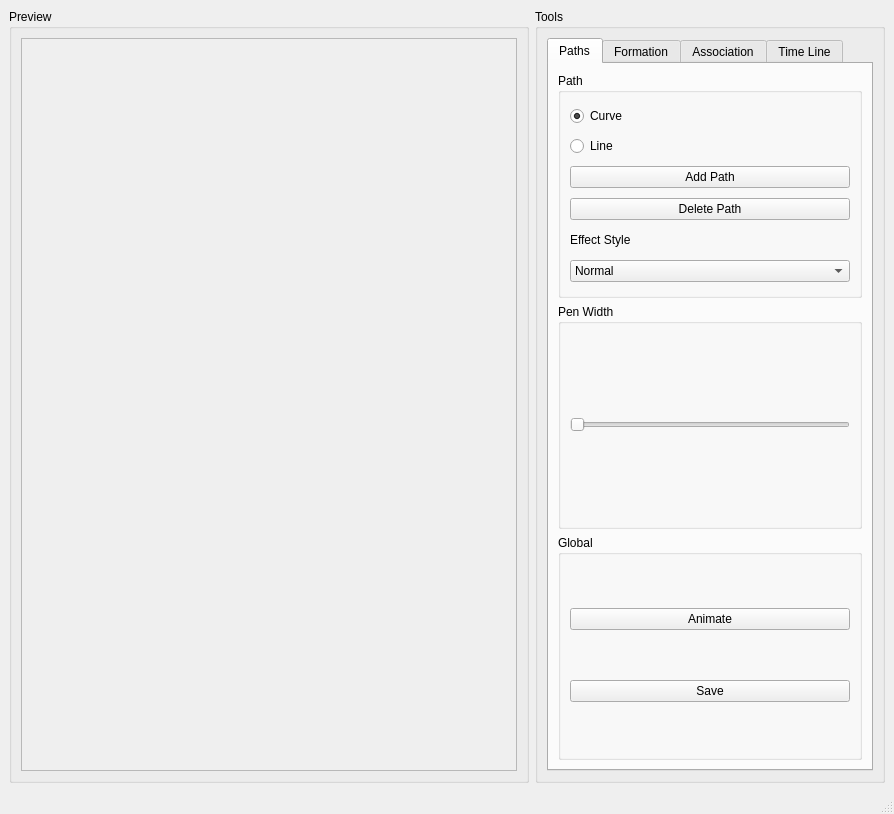
<ui version="4.0" >
 <class>MainWindow</class>
 <widget class="QMainWindow" name="MainWindow" >
  <property name="geometry" >
   <rect>
    <x>0</x>
    <y>0</y>
    <width>894</width>
    <height>814</height>
   </rect>
  </property>
  <property name="windowTitle" >
   <string>MainWindow</string>
  </property>
  <widget class="QWidget" name="centralwidget" >
   <property name="geometry" >
    <rect>
     <x>0</x>
     <y>21</y>
     <width>894</width>
     <height>774</height>
    </rect>
   </property>
   <layout class="QHBoxLayout" >
    <item>
     <widget class="QGroupBox" name="Preview" >
      <property name="title" >
       <string>Preview</string>
      </property>
      <layout class="QGridLayout" >
       <item row="0" column="0" >
        <widget class="QScrollArea" name="PreviewArea" >
         <property name="widgetResizable" >
          <bool>false</bool>
         </property>
        </widget>
       </item>
      </layout>
     </widget>
    </item>
    <item>
     <widget class="QGroupBox" name="ToolBox" >
      <property name="maximumSize" >
       <size>
        <width>350</width>
        <height>16777215</height>
       </size>
      </property>
      <property name="baseSize" >
       <size>
        <width>100</width>
        <height>0</height>
       </size>
      </property>
      <property name="title" >
       <string>Tools</string>
      </property>
      <layout class="QVBoxLayout" >
       <item>
        <widget class="QTabWidget" name="ToolsTabs" >
         <property name="currentIndex" >
          <number>0</number>
         </property>
         <widget class="QWidget" name="tab" >
          <property name="geometry" >
           <rect>
            <x>0</x>
            <y>0</y>
            <width>324</width>
            <height>695</height>
           </rect>
          </property>
          <attribute name="title" >
           <string>Paths</string>
          </attribute>
          <layout class="QVBoxLayout" name="verticalLayout" >
           <item>
            <widget class="QGroupBox" name="PathGroup" >
             <property name="title" >
              <string>Path</string>
             </property>
             <layout class="QVBoxLayout" >
              <item>
               <widget class="QRadioButton" name="Curve" >
                <property name="text" >
                 <string>Curve</string>
                </property>
                <property name="checked" >
                 <bool>true</bool>
                </property>
               </widget>
              </item>
              <item>
               <widget class="QRadioButton" name="Line" >
                <property name="text" >
                 <string>Line</string>
                </property>
               </widget>
              </item>
              <item>
               <widget class="QPushButton" name="Path_Add" >
                <property name="text" >
                 <string>Add Path</string>
                </property>
               </widget>
              </item>
              <item>
               <widget class="QPushButton" name="Path_Delete" >
                <property name="text" >
                 <string>Delete Path</string>
                </property>
               </widget>
              </item>
              <item>
               <widget class="QLabel" name="label_3" >
                <property name="maximumSize" >
                 <size>
                  <width>16777215</width>
                  <height>20</height>
                 </size>
                </property>
                <property name="text" >
                 <string>Effect Style</string>
                </property>
               </widget>
              </item>
              <item>
               <widget class="QComboBox" name="Path_EffectStyle" >
                <item>
                 <property name="text" >
                  <string>Normal</string>
                 </property>
                </item>
                <item>
                 <property name="text" >
                  <string>Fixed</string>
                 </property>
                </item>
                <item>
                 <property name="text" >
                  <string>Circle</string>
                 </property>
                </item>
                <item>
                 <property name="text" >
                  <string>Switch</string>
                 </property>
                </item>
                <item>
                 <property name="text" >
                  <string>Rotate</string>
                 </property>
                </item>
                <item>
                 <property name="text" >
                  <string>Arc</string>
                 </property>
                </item>
               </widget>
              </item>
             </layout>
            </widget>
           </item>
           <item>
            <widget class="QGroupBox" name="PenwidthGroup" >
             <property name="title" >
              <string>Pen Width</string>
             </property>
             <layout class="QVBoxLayout" >
              <item>
               <widget class="QSlider" name="PenWidthSlider" >
                <property name="orientation" >
                 <enum>Qt::Horizontal</enum>
                </property>
               </widget>
              </item>
             </layout>
            </widget>
           </item>
           <item>
            <widget class="QGroupBox" name="GlobalGroup" >
             <property name="title" >
              <string>Global</string>
             </property>
             <layout class="QVBoxLayout" >
              <item>
               <widget class="QPushButton" name="Animate" >
                <property name="text" >
                 <string>Animate</string>
                </property>
               </widget>
              </item>
              <item>
               <widget class="QPushButton" name="Save" >
                <property name="text" >
                 <string>Save</string>
                </property>
               </widget>
              </item>
             </layout>
            </widget>
           </item>
          </layout>
         </widget>
         <widget class="QWidget" name="tab_2" >
          <property name="geometry" >
           <rect>
            <x>0</x>
            <y>0</y>
            <width>324</width>
            <height>695</height>
           </rect>
          </property>
          <attribute name="title" >
           <string>Formation</string>
          </attribute>
          <layout class="QVBoxLayout" name="verticalLayout_3" >
           <item>
            <widget class="QGroupBox" name="Formation_GroupsGroup" >
             <property name="title" >
              <string>Groups</string>
             </property>
             <layout class="QVBoxLayout" >
              <item>
               <widget class="QTreeWidget" name="Formation_GroupsList" >
                <column>
                 <property name="text" >
                  <string>Objects</string>
                 </property>
                </column>
                <column>
                 <property name="text" >
                  <string>Description</string>
                 </property>
                </column>
                <item>
                 <property name="text" >
                  <string>Group1</string>
                 </property>
                 <property name="text" >
                  <string/>
                 </property>
                 <item>
                  <property name="text" >
                   <string>Monsters</string>
                  </property>
                  <property name="text" >
                   <string/>
                  </property>
                  <item>
                   <property name="text" >
                    <string>M1</string>
                   </property>
                   <property name="text" >
                    <string/>
                   </property>
                  </item>
                  <item>
                   <property name="text" >
                    <string>M2</string>
                   </property>
                   <property name="text" >
                    <string/>
                   </property>
                  </item>
                 </item>
                 <item>
                  <property name="text" >
                   <string>Paths</string>
                  </property>
                  <property name="text" >
                   <string/>
                  </property>
                  <item>
                   <property name="text" >
                    <string>P2</string>
                   </property>
                   <property name="text" >
                    <string/>
                   </property>
                  </item>
                  <item>
                   <property name="text" >
                    <string>P3</string>
                   </property>
                   <property name="text" >
                    <string/>
                   </property>
                  </item>
                 </item>
                </item>
               </widget>
              </item>
              <item>
               <widget class="QPushButton" name="Groups_Add" >
                <property name="text" >
                 <string>Add</string>
                </property>
               </widget>
              </item>
              <item>
               <widget class="QPushButton" name="Groups_Change" >
                <property name="text" >
                 <string>Change</string>
                </property>
               </widget>
              </item>
              <item>
               <widget class="QPushButton" name="Groups_Delete" >
                <property name="text" >
                 <string>Delete</string>
                </property>
               </widget>
              </item>
             </layout>
            </widget>
           </item>
           <item>
            <widget class="QGroupBox" name="Formation_MonstersGroup" >
             <property name="title" >
              <string>Monsters</string>
             </property>
             <layout class="QVBoxLayout" name="verticalLayout_2" >
              <item>
               <widget class="QTreeWidget" name="Formation_MonstersList" >
                <column>
                 <property name="text" >
                  <string>Objects</string>
                 </property>
                </column>
                <column>
                 <property name="text" >
                  <string>Description</string>
                 </property>
                </column>
                <item>
                 <property name="text" >
                  <string>Monster1</string>
                 </property>
                 <property name="text" >
                  <string/>
                 </property>
                 <item>
                  <property name="text" >
                   <string>Group1</string>
                  </property>
                  <property name="text" >
                   <string/>
                  </property>
                 </item>
                 <item>
                  <property name="text" >
                   <string>Group2</string>
                  </property>
                  <property name="text" >
                   <string/>
                  </property>
                 </item>
                </item>
               </widget>
              </item>
              <item>
               <widget class="QLabel" name="label" >
                <property name="text" >
                 <string>Color</string>
                </property>
               </widget>
              </item>
              <item>
               <widget class="QSlider" name="Monster_Color" >
                <property name="minimum" >
                 <number>1</number>
                </property>
                <property name="maximum" >
                 <number>5</number>
                </property>
                <property name="orientation" >
                 <enum>Qt::Horizontal</enum>
                </property>
                <property name="tickPosition" >
                 <enum>QSlider::TicksAbove</enum>
                </property>
                <property name="tickInterval" >
                 <number>1</number>
                </property>
               </widget>
              </item>
              <item>
               <widget class="QLabel" name="label_2" >
                <property name="text" >
                 <string>Size</string>
                </property>
               </widget>
              </item>
              <item>
               <widget class="QSlider" name="Monster_Size" >
                <property name="minimum" >
                 <number>1</number>
                </property>
                <property name="maximum" >
                 <number>5</number>
                </property>
                <property name="orientation" >
                 <enum>Qt::Horizontal</enum>
                </property>
                <property name="tickPosition" >
                 <enum>QSlider::TicksAbove</enum>
                </property>
                <property name="tickInterval" >
                 <number>1</number>
                </property>
               </widget>
              </item>
              <item>
               <widget class="QPushButton" name="Monsters_Add" >
                <property name="text" >
                 <string>Add</string>
                </property>
               </widget>
              </item>
              <item>
               <widget class="QPushButton" name="Monsters_Change" >
                <property name="text" >
                 <string>Change</string>
                </property>
               </widget>
              </item>
              <item>
               <widget class="QPushButton" name="Monsters_Delete" >
                <property name="text" >
                 <string>Delete</string>
                </property>
               </widget>
              </item>
             </layout>
            </widget>
           </item>
          </layout>
         </widget>
         <widget class="QWidget" name="tab_3" >
          <property name="geometry" >
           <rect>
            <x>0</x>
            <y>0</y>
            <width>324</width>
            <height>695</height>
           </rect>
          </property>
          <attribute name="title" >
           <string>Association</string>
          </attribute>
          <layout class="QVBoxLayout" name="verticalLayout_4" >
           <item>
            <widget class="QGroupBox" name="Association_AssociationGroup" >
             <property name="title" >
              <string>Association</string>
             </property>
             <layout class="QVBoxLayout" name="verticalLayout_5" >
              <item>
               <widget class="QLabel" name="label_4" >
                <property name="text" >
                 <string>Groups</string>
                </property>
               </widget>
              </item>
              <item>
               <widget class="QTreeWidget" name="Association_GroupsList" >
                <column>
                 <property name="text" >
                  <string>Objects</string>
                 </property>
                </column>
                <column>
                 <property name="text" >
                  <string>Description</string>
                 </property>
                </column>
                <item>
                 <property name="text" >
                  <string>Group1</string>
                 </property>
                 <property name="text" >
                  <string/>
                 </property>
                 <item>
                  <property name="text" >
                   <string>Monsters</string>
                  </property>
                  <property name="text" >
                   <string/>
                  </property>
                  <item>
                   <property name="text" >
                    <string>M1</string>
                   </property>
                   <property name="text" >
                    <string/>
                   </property>
                  </item>
                  <item>
                   <property name="text" >
                    <string>M2</string>
                   </property>
                   <property name="text" >
                    <string/>
                   </property>
                  </item>
                 </item>
                 <item>
                  <property name="text" >
                   <string>Paths</string>
                  </property>
                  <property name="text" >
                   <string/>
                  </property>
                  <item>
                   <property name="text" >
                    <string>P1</string>
                   </property>
                   <property name="text" >
                    <string/>
                   </property>
                  </item>
                  <item>
                   <property name="text" >
                    <string>P2</string>
                   </property>
                   <property name="text" >
                    <string/>
                   </property>
                  </item>
                 </item>
                </item>
               </widget>
              </item>
              <item>
               <widget class="QLabel" name="label_5" >
                <property name="text" >
                 <string>Paths</string>
                </property>
               </widget>
              </item>
              <item>
               <widget class="QTreeWidget" name="Association_PathsList" >
                <column>
                 <property name="text" >
                  <string>Objects</string>
                 </property>
                </column>
                <column>
                 <property name="text" >
                  <string>Description</string>
                 </property>
                </column>
                <item>
                 <property name="text" >
                  <string>Path1</string>
                 </property>
                 <property name="text" >
                  <string/>
                 </property>
                 <item>
                  <property name="text" >
                   <string>Groups</string>
                  </property>
                  <property name="text" >
                   <string/>
                  </property>
                  <item>
                   <property name="text" >
                    <string>G1</string>
                   </property>
                   <property name="text" >
                    <string/>
                   </property>
                  </item>
                  <item>
                   <property name="text" >
                    <string>G2</string>
                   </property>
                   <property name="text" >
                    <string/>
                   </property>
                  </item>
                 </item>
                </item>
               </widget>
              </item>
              <item>
               <widget class="QPushButton" name="Association_Associate" >
                <property name="text" >
                 <string>Associate</string>
                </property>
               </widget>
              </item>
              <item>
               <widget class="QLabel" name="label_6" >
                <property name="text" >
                 <string>Type</string>
                </property>
               </widget>
              </item>
              <item>
               <widget class="QComboBox" name="Association_Type" >
                <item>
                 <property name="text" >
                  <string>Normal</string>
                 </property>
                </item>
                <item>
                 <property name="text" >
                  <string>When Player is Found</string>
                 </property>
                </item>
               </widget>
              </item>
              <item>
               <widget class="QLabel" name="label_7" >
                <property name="text" >
                 <string>Time Before : 0 s</string>
                </property>
               </widget>
              </item>
              <item>
               <widget class="QSlider" name="Association_TimeBefore" >
                <property name="orientation" >
                 <enum>Qt::Horizontal</enum>
                </property>
               </widget>
              </item>
             </layout>
            </widget>
           </item>
          </layout>
         </widget>
         <widget class="QWidget" name="tab_4" >
          <property name="geometry" >
           <rect>
            <x>0</x>
            <y>0</y>
            <width>324</width>
            <height>695</height>
           </rect>
          </property>
          <attribute name="title" >
           <string>Time Line</string>
          </attribute>
          <layout class="QVBoxLayout" name="verticalLayout_8" >
           <item>
            <widget class="QGroupBox" name="Time_GroupsGroup" >
             <property name="title" >
              <string>Groups</string>
             </property>
             <layout class="QVBoxLayout" name="_2" >
              <item>
               <widget class="QTreeWidget" name="Time_GroupsList" >
                <column>
                 <property name="text" >
                  <string>Objects</string>
                 </property>
                </column>
                <column>
                 <property name="text" >
                  <string>Description</string>
                 </property>
                </column>
                <item>
                 <property name="text" >
                  <string>Group1</string>
                 </property>
                 <property name="text" >
                  <string/>
                 </property>
                 <item>
                  <property name="text" >
                   <string>Monsters</string>
                  </property>
                  <property name="text" >
                   <string/>
                  </property>
                  <item>
                   <property name="text" >
                    <string>M1</string>
                   </property>
                   <property name="text" >
                    <string/>
                   </property>
                  </item>
                  <item>
                   <property name="text" >
                    <string>M2</string>
                   </property>
                   <property name="text" >
                    <string/>
                   </property>
                  </item>
                 </item>
                 <item>
                  <property name="text" >
                   <string>Paths</string>
                  </property>
                  <property name="text" >
                   <string/>
                  </property>
                  <item>
                   <property name="text" >
                    <string>P2</string>
                   </property>
                   <property name="text" >
                    <string/>
                   </property>
                  </item>
                  <item>
                   <property name="text" >
                    <string>P3</string>
                   </property>
                   <property name="text" >
                    <string/>
                   </property>
                  </item>
                 </item>
                </item>
               </widget>
              </item>
             </layout>
            </widget>
           </item>
           <item>
            <widget class="QGroupBox" name="Time_OrderGroup" >
             <property name="title" >
              <string>Time Order for current group</string>
             </property>
             <layout class="QVBoxLayout" name="verticalLayout_6" >
              <item>
               <widget class="QListWidget" name="Time_GroupOrder" />
              </item>
              <item>
               <widget class="QPushButton" name="Time_OrderUp" >
                <property name="text" >
                 <string>Up</string>
                </property>
               </widget>
              </item>
              <item>
               <widget class="QPushButton" name="Time_OrderDown" >
                <property name="text" >
                 <string>Down</string>
                </property>
               </widget>
              </item>
             </layout>
            </widget>
           </item>
           <item>
            <widget class="QGroupBox" name="Time_OrderGlobalGroup" >
             <property name="title" >
              <string>Time Order Global</string>
             </property>
             <layout class="QVBoxLayout" name="verticalLayout_7" >
              <item>
               <widget class="QTreeWidget" name="Time_GroupTimeGlobal" >
                <column>
                 <property name="text" >
                  <string>Objects</string>
                 </property>
                </column>
                <column>
                 <property name="text" >
                  <string>Description</string>
                 </property>
                </column>
                <item>
                 <property name="text" >
                  <string>Path1</string>
                 </property>
                 <property name="text" >
                  <string/>
                 </property>
                 <item>
                  <property name="text" >
                   <string>Group1</string>
                  </property>
                  <property name="text" >
                   <string/>
                  </property>
                  <item>
                   <property name="text" >
                    <string>M1</string>
                   </property>
                   <property name="text" >
                    <string/>
                   </property>
                  </item>
                  <item>
                   <property name="text" >
                    <string>M2</string>
                   </property>
                   <property name="text" >
                    <string/>
                   </property>
                  </item>
                 </item>
                 <item>
                  <property name="text" >
                   <string>Group2</string>
                  </property>
                  <property name="text" >
                   <string/>
                  </property>
                  <item>
                   <property name="text" >
                    <string>M3</string>
                   </property>
                   <property name="text" >
                    <string/>
                   </property>
                  </item>
                  <item>
                   <property name="text" >
                    <string>M4</string>
                   </property>
                   <property name="text" >
                    <string/>
                   </property>
                  </item>
                 </item>
                </item>
               </widget>
              </item>
              <item>
               <widget class="QPushButton" name="Time_OrderGlobalUp" >
                <property name="text" >
                 <string>Up</string>
                </property>
               </widget>
              </item>
              <item>
               <widget class="QPushButton" name="Time_OrderGlobalDown" >
                <property name="text" >
                 <string>Down</string>
                </property>
               </widget>
              </item>
             </layout>
            </widget>
           </item>
          </layout>
         </widget>
        </widget>
       </item>
      </layout>
     </widget>
    </item>
   </layout>
  </widget>
  <widget class="QMenuBar" name="menubar" >
   <property name="geometry" >
    <rect>
     <x>0</x>
     <y>0</y>
     <width>894</width>
     <height>21</height>
    </rect>
   </property>
  </widget>
  <widget class="QStatusBar" name="statusbar" >
   <property name="geometry" >
    <rect>
     <x>0</x>
     <y>795</y>
     <width>894</width>
     <height>19</height>
    </rect>
   </property>
  </widget>
 </widget>
 <resources/>
 <connections/>
</ui>
